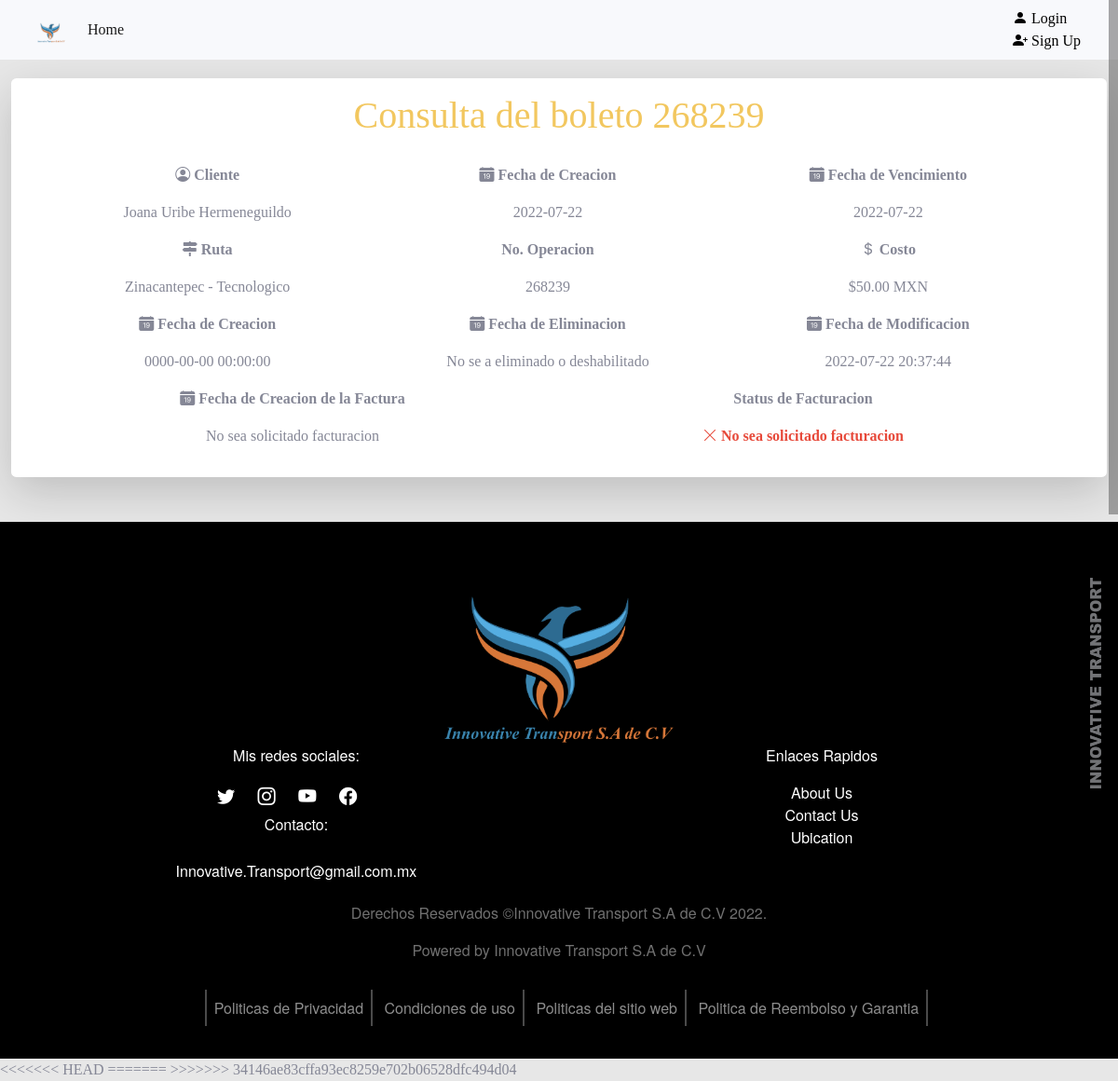
The page /admin/operaciones/consulta.php?operacion=268239 on the database its author committed.
### tables this page shows
CREATE TABLE `tickets` (
  `idTicket` int(11) NOT NULL,
  `idCliente` int(11) DEFAULT NULL,
  `matricula` int(11) DEFAULT NULL,
  `fechaC` date DEFAULT NULL,
  `fechaV` date DEFAULT NULL,
  `costo` double(10,2) DEFAULT NULL,
  `N_Operacion` int(11) DEFAULT NULL,
  `idRuta` int(11) DEFAULT NULL,
  `idHorario` int(11) DEFAULT NULL,
  `dateModificacion` datetime DEFAULT NULL,
  `dateEliminacion` datetime DEFAULT NULL,
  `dateCreacion` datetime DEFAULT NULL
);

CREATE TABLE `cliente` (
  `idCliente` int(11) NOT NULL,
  `nombre` varchar(50) DEFAULT NULL,
  `apellidos` varchar(50) DEFAULT NULL,
  `fechaNac` date DEFAULT NULL,
  `idTUsuario` int(11) DEFAULT NULL,
  `email` varchar(255) DEFAULT NULL,
  `telefono` varchar(14) DEFAULT NULL,
  `calle` varchar(100) DEFAULT NULL,
  `numExt` int(11) DEFAULT NULL,
  `numInt` int(11) DEFAULT NULL,
  `municipio` varchar(100) DEFAULT NULL,
  `codigoPostal` int(11) DEFAULT NULL,
  `idServicio` int(11) NOT NULL,
  `idEscuela` int(11) DEFAULT NULL,
  `Status` int(11) NOT NULL,
  `Sexo` char(12) NOT NULL,
  `password` varchar(100) NOT NULL,
  `dateCreacion` datetime DEFAULT NULL,
  `dateModificacion` datetime DEFAULT NULL,
  `dateEliminacion` datetime DEFAULT NULL,
  `img` varchar(255) DEFAULT NULL
);

CREATE TABLE `rutas` (
  `idRuta` int(11) NOT NULL,
  `nombre` varchar(100) DEFAULT NULL,
  `idTerminales` varchar(255) NOT NULL,
  `costo` decimal(10,2) NOT NULL
);

### admin/operaciones/consulta.php (the view, shortened to what this page needs)
<?php
require_once './../../includes/header.php';
require '../../config/ConexionDB.php';
if ($_REQUEST['operacion']) {
    $querytickets = 'SELECT * FROM tickets WHERE N_Operacion =' . $_REQUEST['operacion'];
    $tickets = mysqli_query($conexion, $querytickets);
    $row_tickets = mysqli_fetch_assoc($tickets);
    $querycliente = 'SELECT * FROM cliente WHERE idCliente = ' . $row_tickets['idCliente'];
    $cliente = mysqli_query($conexion, $querycliente);
    $queryrutas = 'SELECT * FROM rutas WHERE idRuta =' . $row_tickets['idRuta'];
    $rutas = mysqli_query($conexion, $queryrutas);
    $facturacion = 'SELECT * FROM facturas INNER JOIN tickets ON N_Operacion = '. $_REQUEST['operacion'];
    $facturas = mysqli_query($conexion, $facturacion);
    $row_facturas = mysqli_fetch_assoc($facturas);
    $facturacion_validacion = 'SELECT * FROM facturas WHERE idTicket = '. $row_facturas['idTicket'];
    $facturacion_validacion = mysqli_query($conexion, $facturacion_validacion);
    $row_facturas_validacion = mysqli_fetch_assoc($facturacion_validacion);
}
?>
<section class="modificar-boleto">
    <div class="container">
        <div class="row shadow-lg p-3 mb-5 bg-body rounded">
            <h1>Consulta del boleto <?php echo $row_tickets['N_Operacion'] ?></h1>
            <div class="row" style="padding-block-start: 20px;">
                <div class="container">
                    <div class="row">
                        <div class="col order-last">
                        <p style="font-weight: bold;"><i class="bi bi-calendar-date-fill"></i> Fecha de Vencimiento</p>
                            <p><?php echo $row_tickets['fechaV'] ?></p>
                        </div>
                        <div class="col">
                        <p style="font-weight: bold;"><i class="bi bi-calendar-date-fill"></i> Fecha de Creacion</p>
                            <p><?php echo $row_tickets['fechaC'] ?></p>
                        </div>
                        <div class="col order-first">
                        <p style="font-weight: bold;"><i class="bi bi-person-circle"></i> Cliente</p>
                            <?php while ($row_cliente = mysqli_fetch_assoc($cliente)) { ?>
                                <p><?php echo $row_cliente['nombre'] ?> <?php echo $row_cliente['apellidos'] ?></p>
                            <?php }
                            mysqli_free_result($cliente); ?>
                        </div>
                    </div>
                </div>
                <div class="container">
                    <div class="row">
                        <div class="col order-last">
                        <p style="font-weight: bold;"><i class="bi bi-currency-dollar"></i> Costo</p>
                            <p>$<?php echo $row_tickets['costo'] ?> MXN</p>
                        </div>
                        <div class="col">
                        <p style="font-weight: bold;">No. Operacion</p>
                            <p><?php echo $row_tickets['N_Operacion'] ?></p>
                        </div>
                        <div class="col order-first">
                        <p style="font-weight: bold;"><i class="fa fa-map-signs" aria-hidden="true"></i> Ruta</p>
                            <?php while ($row_rutas = mysqli_fetch_assoc($rutas)) { ?>
                                <p><?php echo $row_rutas['nombre'] ?></p>
                            <?php }
                            mysqli_free_result($rutas); ?>
                        </div>
                    </div>
                </div>
                <div class="container">
                    <div class="row">
                        <div class="col order-last">
                        <p style="font-weight: bold;"><i class="bi bi-calendar-date-fill"></i> Fecha de Modificacion</p>
                            <?php if ($row_tickets['dateModificacion'] == '') {?>
                                <p>No se a Modificado</p>
                            <?php }else{ ?>
                            <p><?php echo $row_tickets['dateModificacion'] ?></p>
                            <?php } ?>
                        </div>
                        <div class="col">
                        <p style="font-weight: bold;"><i class="bi bi-calendar-date-fill"></i> Fecha de Eliminacion</p>
                            <?php if ($row_tickets['dateEliminacion'] == '') {?>
                                <p>No se a eliminado o deshabilitado</p>
                            <?php }else{ ?>
                                <p><?php echo $row_tickets['dateEliminacion'] ?></p>
                            <?php } ?>
                        </div>
                        <div class="col order-first">
                        <p style="font-weight: bold;"><i class="bi bi-calendar-date-fill"></i> Fecha de Creacion</p>
                            <?php if ($row_tickets['dateCreacion'] == '') {?>
                                <p>No hay registro de creacion</p>
                            <?php }else{ ?>
                                <p><?php echo $row_tickets['dateCreacion'] ?></p>
                            <?php } ?>
                        </div>
                    </div>
                </div>
                <div class="container">
                    <div class="row">
                        <div class="col order-last">
                            <p style="font-weight: bold;">Status de Facturacion</p>
                            <?php if ($row_facturas_validacion['status'] == 1) {?>
                                <p class="text-primary" style="font-weight: 700;"><i class="bi bi-file-earmark-check-fill"></i> Solicitada</p>
                            <?php }elseif($row_facturas_validacion['status'] == 2){ ?>
                            <p class="text-info" style="font-weight: 700;"><i class="bi bi-exclamation-circle-fill"></i> En proceso...</p>
                            <?php }elseif ($row_facturas_validacion['status'] == 3) {?>
                                <p class="text-success" style="font-weight: 700;"><i class="bi bi-check2"></i> Aprobada </p>
                           <?php }elseif($row_facturas_validacion['status'] == 4) {?>
                            <p class="text-danger" style="font-weight: 700;"><i class="bi bi-x-lg"></i> Rechazada </p>
                           <?php }else{?>
                            <p class="text-danger" style="font-weight: 700;"><i class="bi bi-x-lg"></i> No sea solicitado facturacion </p>
                           <?php } ?>
                        </div>
                        <div class="col">
                        <p style="font-weight: bold;"><i class="bi bi-calendar-date-fill"></i> Fecha de Creacion de la Factura</p>
                            <?php if ($row_facturas_validacion['fechaC'] == '') {?>
                                <p>No sea solicitado facturacion</p>
                            <?php }else{ ?>
                                <p><?php echo $row_facturas_validacion['fechaC'] ?></p>
                            <?php } ?>
                        </div>
                    </div>
                </div>
            </div>
        </div>
    </div>
</section>
<?php include_once './../../includes/footer.php';

### assets/css/style.css (style rules this page uses)
:root { --color-default: #F2C75F; }
body { width: 100%; height: 100%; font-family: 'Times New Roman', Times, serif !important; font-weight: 300; color: #666; background-color: #e7e7e7; font-size: 16px; line-height: 1.6em; }
html { width: 100%; height: 100%; }
h1 { font-size: 38px; }
h1, h2, h3, h4, h5, h6 { margin: 0 0 30px; font-family: 'Times New Roman', Times, serif; font-weight: 400; color: #111; }
.modificar-boleto { text-align: center; padding-top: 20px; }
.modificar-boleto h1 { color: var(--color-default); }

### admin/assets/css/style.css (style rules this page uses)
* { padding: 0px; margin: 0px; top: 0px; }

### rows shown on the page
tickets: N_Operacion "268239", fechaV "2022-07-22", fechaC "2022-07-22", costo "50.00", dateModificacion "2022-07-22 20:37:44", dateCreacion "0000-00-00 00:00:00"
cliente: nombre "Joana", apellidos "Uribe Hermeneguildo"
rutas: nombre "Zinacantepec - Tecnologico"
